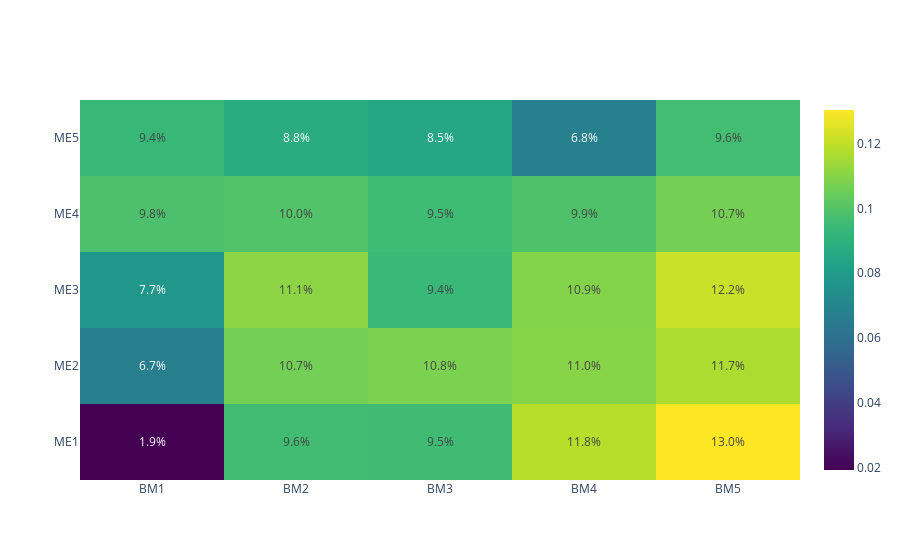

The code cell stored with this chart in its notebook:
### Markdown cell above
# FIGURE (ALPHA HEAT MAP)

### Code cell
trace = go.Heatmap(
    x=means.columns.to_list(),
    y=means.index.to_list(),
    z=means,
    colorscale='Viridis',
    texttemplate="%{z:.1%}",
    hovertemplate="%{x} / %{y}<br>%{z:.2%}<extra></extra>"
)
means_tbl = go.Figure(trace)
means_tbl.show()

### Figure 1 — Plotly figure (JSON) as saved in the notebook; plotly's stock layout.template omitted (floating-point values rounded to 4 significant figures)
{"data": [{"colorscale": [[0, "#440154"], [0.1111, "#482878"], [0.2222, "#3e4989"], [0.3333, "#31688e"], [0.4444, "#26828e"], [0.5556, "#1f9e89"], [0.6667, "#35b779"], [0.7778, "#6ece58"], [0.8889, "#b5de2b"], [1, "#fde725"]], "hovertemplate": "%{x} / %{y}<br>%{z:.2%}<extra></extra>", "texttemplate": "%{z:.1%}", "type": "heatmap", "x": ["BM1", "BM2", "BM3", "BM4", "BM5"], "y": ["ME1", "ME2", "ME3", "ME4", "ME5"], "z": [[0.01917, 0.09606, 0.09546, 0.1182, 0.1305], [0.06717, 0.1066, 0.1079, 0.1101, 0.1168], [0.07731, 0.1111, 0.09426, 0.1094, 0.1216], [0.09825, 0.09963, 0.0954, 0.09891, 0.1069], [0.09405, 0.08761, 0.08491, 0.06781, 0.09634]]}], "layout": {}}
